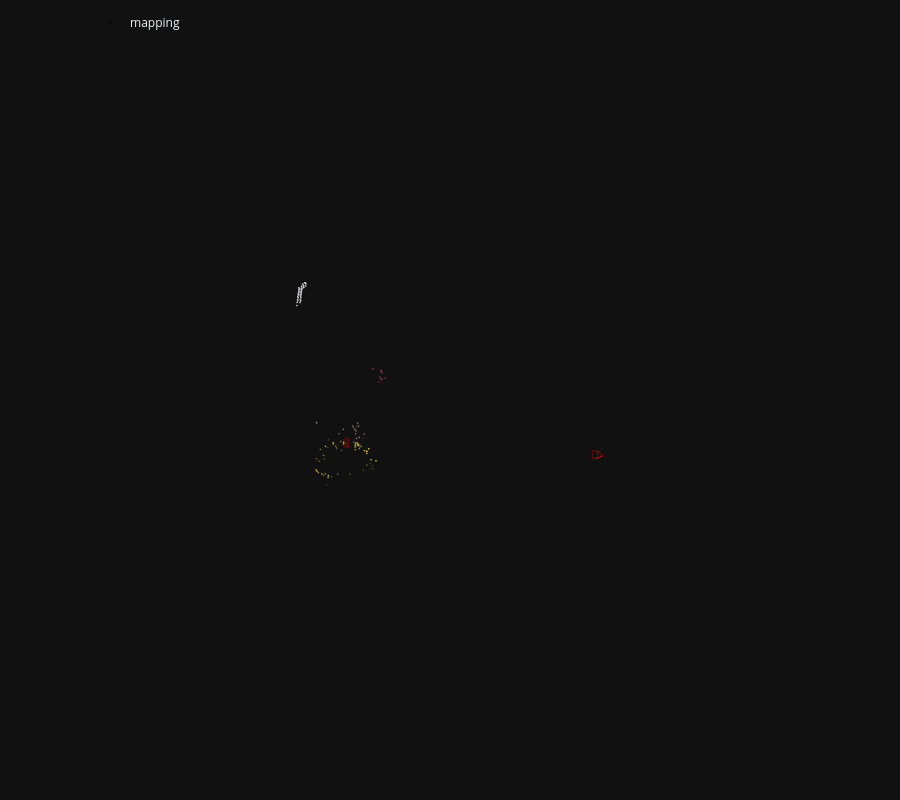

Notebook code cell kept with this figure:
### Markdown cell above
and display the reconstructed 3D model:

### Code cell
fig = viz_3d.init_figure()
viz_3d.plot_reconstruction(fig, model, color='rgba(255,0,0,0.5)', name="mapping", points_rgb=True)
fig.show()
